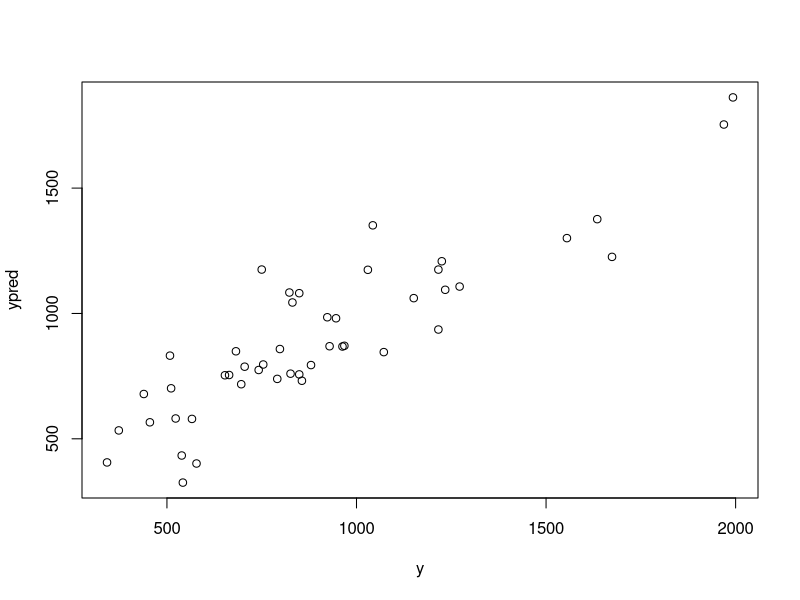
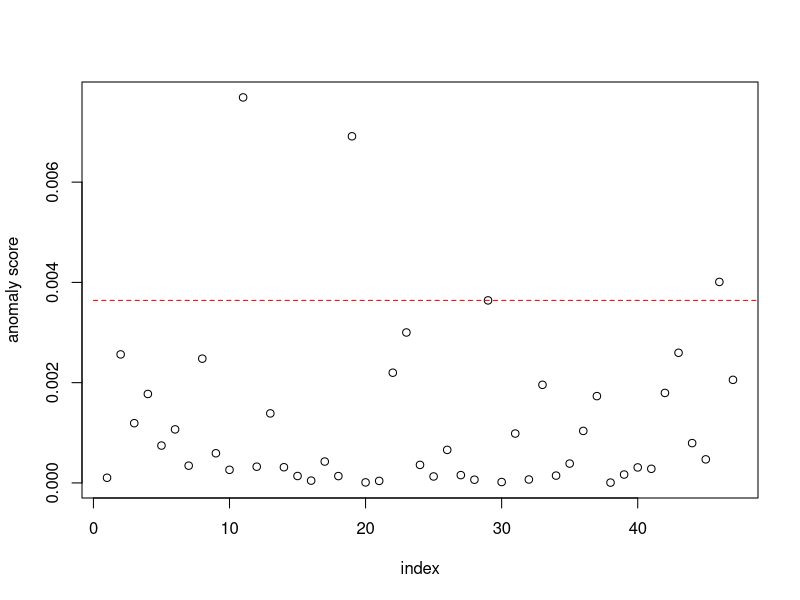

Here is the R script that generated these plots, in order:
#########################################
# file  : ridge.R
# auther: norih
# date  : Dec 22th, 2020
# ridge model is a linear model which a penalty is added to 
# because dependent values are normally has Multicollinearity
# so basic liner model cannot be solved. The determinant ~ zero. 
#########################################

library(MASS)
str(UScrime)
X <- UScrime[,-c(2,16)]
y <- UScrime[,16]
M <- ncol(X)
N <- length(y)
lambdas <- seq(0,5,length=50)
model <- lm.ridge(y ~.,cbind(X,y), lambda = lambdas)
bestIdx <- which.min(model$GCV)
coefs <- coef(model)[bestIdx,]
lam <- model$lambda[bestIdx]
ypred <- as.matrix(X) %*% as.matrix(coefs[2:15]) + coefs[1]
plot(y, ypred)

# 異常度の計算
sig2 <- (lam * sum(coefs[2:15]^2)) + sum((y - as.numeric(ypred))^2)/ N
X_ <- t(scale(X, scale = FALSE))
H <- t(X_) %*% solve(X_ %*% t(X_) + lam*diag(M), X_)
TrHN <- sum(diag(H)) / N
a <- (as.numeric(ypred) - y)^2/((1-TrHN)*sig2)
plot(a, xlab="index", ylab="anomaly score")
th <- sort(a)[N*(1-0.05)]
lines(0:50, rep(th,51), col="red", lty=2)
